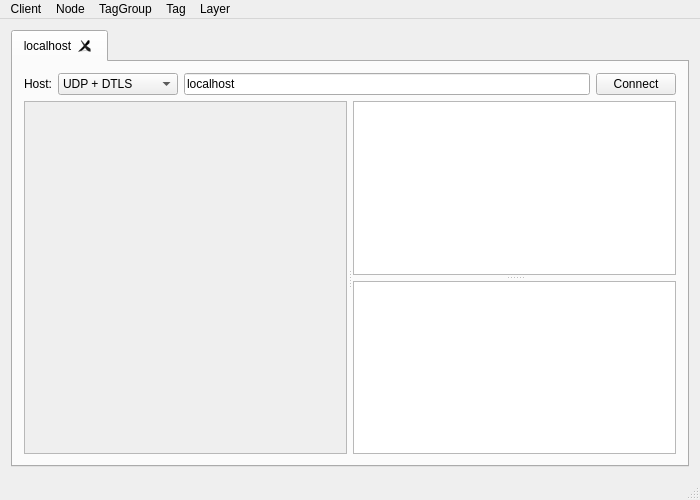
<?xml version="1.0" encoding="UTF-8"?>
<ui version="4.0">
 <class>VerseClient</class>
 <widget class="QMainWindow" name="VerseClient">
  <property name="geometry">
   <rect>
    <x>0</x>
    <y>0</y>
    <width>700</width>
    <height>500</height>
   </rect>
  </property>
  <property name="windowTitle">
   <string>Verse Explorer</string>
  </property>
  <property name="locale">
   <locale language="English" country="UnitedStates"/>
  </property>
  <widget class="QWidget" name="centralWidget">
   <property name="locale">
    <locale language="English" country="UnitedStates"/>
   </property>
   <layout class="QVBoxLayout" name="verticalLayout">
    <item>
     <widget class="QTabWidget" name="tabWidget">
      <property name="tabShape">
       <enum>QTabWidget::Rounded</enum>
      </property>
      <property name="currentIndex">
       <number>0</number>
      </property>
      <property name="documentMode">
       <bool>false</bool>
      </property>
      <property name="tabsClosable">
       <bool>true</bool>
      </property>
      <property name="movable">
       <bool>true</bool>
      </property>
      <widget class="QWidget" name="tab_1">
       <attribute name="title">
        <string>localhost</string>
       </attribute>
       <layout class="QVBoxLayout" name="verticalLayout_2">
        <item>
         <layout class="QHBoxLayout" name="horizontalLayout_2">
          <property name="sizeConstraint">
           <enum>QLayout::SetDefaultConstraint</enum>
          </property>
          <item>
           <widget class="QLabel" name="hostLabel">
            <property name="text">
             <string>Host:</string>
            </property>
           </widget>
          </item>
          <item>
           <widget class="QComboBox" name="protoComboBox">
            <property name="minimumSize">
             <size>
              <width>120</width>
              <height>0</height>
             </size>
            </property>
            <item>
             <property name="text">
              <string extracomment="UDP secured with DTLS">UDP + DTLS</string>
             </property>
            </item>
            <item>
             <property name="text">
              <string extracomment="Unsecured UDP">UDP</string>
             </property>
            </item>
            <item>
             <property name="text">
              <string extracomment="TCP secured with TLS">TCP + TLS</string>
             </property>
            </item>
            <item>
             <property name="text">
              <string extracomment="Unsecured TCP">TCP</string>
             </property>
            </item>
           </widget>
          </item>
          <item>
           <widget class="QLineEdit" name="urlLineEdit">
            <property name="text">
             <string>localhost</string>
            </property>
           </widget>
          </item>
          <item>
           <widget class="QPushButton" name="connectButton">
            <property name="text">
             <string>Connect</string>
            </property>
           </widget>
          </item>
         </layout>
        </item>
        <item>
         <widget class="QSplitter" name="splitter_2">
          <property name="orientation">
           <enum>Qt::Horizontal</enum>
          </property>
          <property name="handleWidth">
           <number>6</number>
          </property>
          <widget class="QTreeView" name="nodeTreeView">
           <property name="enabled">
            <bool>false</bool>
           </property>
           <property name="contextMenuPolicy">
            <enum>Qt::CustomContextMenu</enum>
           </property>
           <property name="dragEnabled">
            <bool>true</bool>
           </property>
           <property name="dragDropOverwriteMode">
            <bool>true</bool>
           </property>
           <property name="dragDropMode">
            <enum>QAbstractItemView::InternalMove</enum>
           </property>
           <property name="defaultDropAction">
            <enum>Qt::MoveAction</enum>
           </property>
           <property name="alternatingRowColors">
            <bool>true</bool>
           </property>
           <property name="selectionMode">
            <enum>QAbstractItemView::SingleSelection</enum>
           </property>
           <property name="animated">
            <bool>true</bool>
           </property>
          </widget>
          <widget class="QSplitter" name="splitter">
           <property name="orientation">
            <enum>Qt::Vertical</enum>
           </property>
           <property name="handleWidth">
            <number>6</number>
           </property>
           <widget class="QTreeView" name="dataTreeView">
            <property name="contextMenuPolicy">
             <enum>Qt::CustomContextMenu</enum>
            </property>
            <property name="animated">
             <bool>true</bool>
            </property>
           </widget>
           <widget class="QTableView" name="dataTableView">
            <property name="contextMenuPolicy">
             <enum>Qt::CustomContextMenu</enum>
            </property>
           </widget>
          </widget>
         </widget>
        </item>
       </layout>
      </widget>
     </widget>
    </item>
   </layout>
  </widget>
  <widget class="QMenuBar" name="menuBar">
   <property name="geometry">
    <rect>
     <x>0</x>
     <y>0</y>
     <width>700</width>
     <height>25</height>
    </rect>
   </property>
   <widget class="QMenu" name="menuFile">
    <property name="tearOffEnabled">
     <bool>false</bool>
    </property>
    <property name="title">
     <string>Client</string>
    </property>
    <addaction name="actionTesting_mode"/>
    <addaction name="separator"/>
    <addaction name="actionConnect"/>
    <addaction name="actionDisconnect"/>
    <addaction name="separator"/>
    <addaction name="actionFPS"/>
    <addaction name="actionAuto_subscribe"/>
    <addaction name="actionAuto_expand"/>
    <addaction name="separator"/>
    <addaction name="actionQuit"/>
   </widget>
   <widget class="QMenu" name="menuNode">
    <property name="title">
     <string>Node</string>
    </property>
    <addaction name="actionCreate"/>
    <addaction name="actionDestroy"/>
    <addaction name="actionParent"/>
    <addaction name="separator"/>
    <addaction name="actionSubscribe"/>
    <addaction name="actionUnSubscribe"/>
    <addaction name="separator"/>
    <addaction name="actionLock"/>
    <addaction name="actionUnLock"/>
    <addaction name="separator"/>
    <addaction name="actionPermissions"/>
    <addaction name="actionOwner"/>
    <addaction name="separator"/>
    <addaction name="actionExpand_all"/>
   </widget>
   <widget class="QMenu" name="menuTagGroup">
    <property name="enabled">
     <bool>true</bool>
    </property>
    <property name="title">
     <string>TagGroup</string>
    </property>
    <addaction name="actionCreate_TagGroup"/>
    <addaction name="actionDestroy_TagGroup"/>
    <addaction name="separator"/>
    <addaction name="actionSubscribe_TagGroup"/>
    <addaction name="actionUnSubscribe_TagGroup"/>
    <addaction name="separator"/>
    <addaction name="actionExpand_All"/>
   </widget>
   <widget class="QMenu" name="menuTag">
    <property name="enabled">
     <bool>true</bool>
    </property>
    <property name="title">
     <string>Tag</string>
    </property>
    <addaction name="actionCreate_Tag"/>
    <addaction name="actionDestroy_Tag"/>
    <addaction name="separator"/>
    <addaction name="actionChange_Value"/>
   </widget>
   <widget class="QMenu" name="menuLayer">
    <property name="title">
     <string>Layer</string>
    </property>
    <addaction name="actionCreate_Layer"/>
    <addaction name="actionDestroy_Layer"/>
    <addaction name="separator"/>
    <addaction name="actionSubscribe_Layer"/>
    <addaction name="actionUnsubscribe_Layer"/>
   </widget>
   <addaction name="menuFile"/>
   <addaction name="menuNode"/>
   <addaction name="menuTagGroup"/>
   <addaction name="menuTag"/>
   <addaction name="menuLayer"/>
  </widget>
  <widget class="QStatusBar" name="statusBar"/>
  <action name="actionQuit">
   <property name="text">
    <string>Exit</string>
   </property>
   <property name="shortcut">
    <string>Ctrl+Q</string>
   </property>
  </action>
  <action name="actionCreate">
   <property name="checkable">
    <bool>false</bool>
   </property>
   <property name="checked">
    <bool>false</bool>
   </property>
   <property name="enabled">
    <bool>false</bool>
   </property>
   <property name="icon">
    <iconset resource="../res/icons.qrc">
     <normaloff>:/images/icons/list-add.png</normaloff>:/images/icons/list-add.png</iconset>
   </property>
   <property name="text">
    <string>Create</string>
   </property>
   <property name="toolTip">
    <string>Create  new node at verse server</string>
   </property>
   <property name="shortcut">
    <string>Ctrl+N</string>
   </property>
   <property name="iconVisibleInMenu">
    <bool>true</bool>
   </property>
  </action>
  <action name="actionSubscribe">
   <property name="enabled">
    <bool>false</bool>
   </property>
   <property name="text">
    <string>Subscribe</string>
   </property>
   <property name="toolTip">
    <string>Subscribe from selected node(s)</string>
   </property>
   <property name="shortcut">
    <string>Alt+S</string>
   </property>
  </action>
  <action name="actionUnSubscribe">
   <property name="enabled">
    <bool>false</bool>
   </property>
   <property name="text">
    <string>UnSubscribe</string>
   </property>
   <property name="toolTip">
    <string>UnSubscribe from selected node(s)</string>
   </property>
   <property name="shortcut">
    <string>Alt+U</string>
   </property>
  </action>
  <action name="actionDestroy">
   <property name="enabled">
    <bool>false</bool>
   </property>
   <property name="icon">
    <iconset resource="../res/icons.qrc">
     <normaloff>:/images/icons/list-remove.png</normaloff>:/images/icons/list-remove.png</iconset>
   </property>
   <property name="text">
    <string>Destroy</string>
   </property>
   <property name="toolTip">
    <string>Destroy selected node(s)</string>
   </property>
   <property name="shortcut">
    <string>Del</string>
   </property>
   <property name="iconVisibleInMenu">
    <bool>true</bool>
   </property>
  </action>
  <action name="actionConnect">
   <property name="text">
    <string>Connect</string>
   </property>
   <property name="toolTip">
    <string>Connect to Verse server</string>
   </property>
   <property name="shortcut">
    <string>Alt+C</string>
   </property>
  </action>
  <action name="actionDisconnect">
   <property name="enabled">
    <bool>false</bool>
   </property>
   <property name="text">
    <string>Disconnect</string>
   </property>
   <property name="toolTip">
    <string>Disconnect from Verse server</string>
   </property>
   <property name="shortcut">
    <string>Alt+D</string>
   </property>
  </action>
  <action name="actionPermissions">
   <property name="enabled">
    <bool>false</bool>
   </property>
   <property name="text">
    <string>Permissions ...</string>
   </property>
   <property name="toolTip">
    <string>Change node permissions</string>
   </property>
   <property name="shortcut">
    <string>Alt+P</string>
   </property>
  </action>
  <action name="actionOwner">
   <property name="enabled">
    <bool>false</bool>
   </property>
   <property name="text">
    <string>Owner ...</string>
   </property>
   <property name="toolTip">
    <string>Owner of selected node(s)</string>
   </property>
   <property name="shortcut">
    <string>Alt+O</string>
   </property>
  </action>
  <action name="actionLock">
   <property name="enabled">
    <bool>false</bool>
   </property>
   <property name="icon">
    <iconset resource="../res/icons.qrc">
     <normaloff>:/images/icons/lock.png</normaloff>:/images/icons/lock.png</iconset>
   </property>
   <property name="text">
    <string>Lock</string>
   </property>
   <property name="toolTip">
    <string>Lock selected node(s)</string>
   </property>
   <property name="shortcut">
    <string>Ctrl+L</string>
   </property>
   <property name="iconVisibleInMenu">
    <bool>true</bool>
   </property>
  </action>
  <action name="actionUnLock">
   <property name="enabled">
    <bool>false</bool>
   </property>
   <property name="icon">
    <iconset resource="../res/icons.qrc">
     <normaloff>:/images/icons/unlock.png</normaloff>:/images/icons/unlock.png</iconset>
   </property>
   <property name="text">
    <string>UnLock</string>
   </property>
   <property name="toolTip">
    <string>UnLock selected node(s)</string>
   </property>
   <property name="shortcut">
    <string>Ctrl+U</string>
   </property>
   <property name="iconVisibleInMenu">
    <bool>true</bool>
   </property>
  </action>
  <action name="actionTesting_mode">
   <property name="checkable">
    <bool>true</bool>
   </property>
   <property name="text">
    <string>Testing mode</string>
   </property>
   <property name="toolTip">
    <string>Enable all actions in testing mode</string>
   </property>
  </action>
  <action name="actionCreate_TagGroup">
   <property name="enabled">
    <bool>false</bool>
   </property>
   <property name="icon">
    <iconset resource="../res/icons.qrc">
     <normaloff>:/images/icons/list-add.png</normaloff>:/images/icons/list-add.png</iconset>
   </property>
   <property name="text">
    <string>Create ...</string>
   </property>
   <property name="toolTip">
    <string>Create new TagGroup</string>
   </property>
   <property name="shortcut">
    <string>Ctrl+G</string>
   </property>
   <property name="iconVisibleInMenu">
    <bool>true</bool>
   </property>
  </action>
  <action name="actionDestroy_TagGroup">
   <property name="enabled">
    <bool>false</bool>
   </property>
   <property name="icon">
    <iconset resource="../res/icons.qrc">
     <normaloff>:/images/icons/list-remove.png</normaloff>:/images/icons/list-remove.png</iconset>
   </property>
   <property name="text">
    <string>Destroy</string>
   </property>
   <property name="toolTip">
    <string>Destroy TagGroup</string>
   </property>
   <property name="iconVisibleInMenu">
    <bool>true</bool>
   </property>
  </action>
  <action name="actionSubscribe_TagGroup">
   <property name="enabled">
    <bool>false</bool>
   </property>
   <property name="text">
    <string>Subscribe</string>
   </property>
   <property name="toolTip">
    <string>Subscribe to TagGroup</string>
   </property>
  </action>
  <action name="actionUnSubscribe_TagGroup">
   <property name="enabled">
    <bool>false</bool>
   </property>
   <property name="text">
    <string>UnSubscribe</string>
   </property>
   <property name="toolTip">
    <string>Unsubscribe from TagGroup</string>
   </property>
  </action>
  <action name="actionCreate_Tag">
   <property name="enabled">
    <bool>false</bool>
   </property>
   <property name="icon">
    <iconset resource="../res/icons.qrc">
     <normaloff>:/images/icons/list-add.png</normaloff>:/images/icons/list-add.png</iconset>
   </property>
   <property name="text">
    <string>Create ...</string>
   </property>
   <property name="toolTip">
    <string>Create new Tag</string>
   </property>
   <property name="shortcut">
    <string>Ctrl+T</string>
   </property>
   <property name="iconVisibleInMenu">
    <bool>true</bool>
   </property>
  </action>
  <action name="actionDestroy_Tag">
   <property name="enabled">
    <bool>false</bool>
   </property>
   <property name="icon">
    <iconset resource="../res/icons.qrc">
     <normaloff>:/images/icons/list-remove.png</normaloff>:/images/icons/list-remove.png</iconset>
   </property>
   <property name="text">
    <string>Destroy</string>
   </property>
   <property name="toolTip">
    <string>Destroy Tag</string>
   </property>
   <property name="iconVisibleInMenu">
    <bool>true</bool>
   </property>
  </action>
  <action name="actionAuto_subscribe">
   <property name="checkable">
    <bool>true</bool>
   </property>
   <property name="checked">
    <bool>false</bool>
   </property>
   <property name="enabled">
    <bool>false</bool>
   </property>
   <property name="text">
    <string>Auto-subscribe</string>
   </property>
   <property name="toolTip">
    <string>Automaticaly subscribe to all nodes</string>
   </property>
  </action>
  <action name="actionExpand_all">
   <property name="enabled">
    <bool>false</bool>
   </property>
   <property name="text">
    <string>Expand all</string>
   </property>
  </action>
  <action name="actionAuto_expand">
   <property name="checkable">
    <bool>true</bool>
   </property>
   <property name="enabled">
    <bool>false</bool>
   </property>
   <property name="text">
    <string>Auto-expand</string>
   </property>
   <property name="toolTip">
    <string>Automatically expand tree node</string>
   </property>
  </action>
  <action name="actionFPS">
   <property name="enabled">
    <bool>false</bool>
   </property>
   <property name="text">
    <string>FPS ...</string>
   </property>
   <property name="toolTip">
    <string>Frames Per Seconds of connection</string>
   </property>
  </action>
  <action name="actionCreate_Layer">
   <property name="enabled">
    <bool>false</bool>
   </property>
   <property name="icon">
    <iconset resource="../res/icons.qrc">
     <normaloff>:/images/icons/list-add.png</normaloff>:/images/icons/list-add.png</iconset>
   </property>
   <property name="text">
    <string>Create</string>
   </property>
   <property name="toolTip">
    <string>Create new layer</string>
   </property>
   <property name="shortcut">
    <string>Ctrl+L</string>
   </property>
  </action>
  <action name="actionDestroy_Layer">
   <property name="enabled">
    <bool>false</bool>
   </property>
   <property name="icon">
    <iconset resource="../res/icons.qrc">
     <normaloff>:/images/icons/list-remove.png</normaloff>:/images/icons/list-remove.png</iconset>
   </property>
   <property name="text">
    <string>Destroy</string>
   </property>
   <property name="toolTip">
    <string>Destroy layer</string>
   </property>
  </action>
  <action name="actionSubscribe_Layer">
   <property name="enabled">
    <bool>false</bool>
   </property>
   <property name="text">
    <string>Subscribe</string>
   </property>
   <property name="toolTip">
    <string>Subscribe to the layer</string>
   </property>
  </action>
  <action name="actionUnsubscribe_Layer">
   <property name="enabled">
    <bool>false</bool>
   </property>
   <property name="text">
    <string>Unsubscribe</string>
   </property>
   <property name="toolTip">
    <string>Unsubscribe from the layer</string>
   </property>
  </action>
  <action name="actionChange_Value">
   <property name="enabled">
    <bool>false</bool>
   </property>
   <property name="text">
    <string>Change Value ...</string>
   </property>
   <property name="toolTip">
    <string>Change Value of the Tag</string>
   </property>
  </action>
  <action name="actionParent">
   <property name="enabled">
    <bool>false</bool>
   </property>
   <property name="text">
    <string>Parent ...</string>
   </property>
  </action>
  <action name="actionExpand_All">
   <property name="enabled">
    <bool>false</bool>
   </property>
   <property name="text">
    <string>Expand All</string>
   </property>
  </action>
 </widget>
 <layoutdefault spacing="6" margin="11"/>
 <resources>
  <include location="../res/icons.qrc"/>
 </resources>
 <connections/>
</ui>
